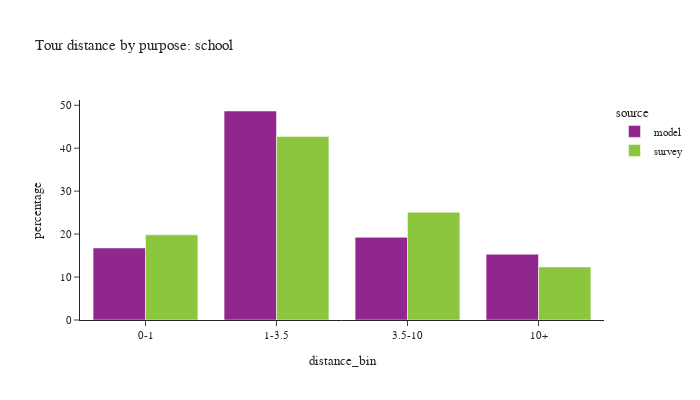

Notebook code cell kept with this figure:
### Code cell
plot_bins(tour, tour['pdpurp'] == 2, 'school')

### Figure 1 — Plotly figure (JSON) as saved in the notebook; plotly's stock layout.template omitted (floating-point values rounded to 4 significant figures)
{"data": [{"alignmentgroup": "True", "customdata": [[101315], [293870], [116233], [92535]], "hovertemplate": "source=model<br>distance_bin=%{x}<br>percentage=%{y}<br>sample count=%{customdata[0]}<extra></extra>", "legendgroup": "model", "marker": {"color": "#91268F", "pattern": {"shape": ""}}, "name": "model", "offsetgroup": "model", "orientation": "v", "showlegend": true, "textposition": "auto", "type": "bar", "x": ["0-1", "1-3.5", "3.5-10", "10+"], "xaxis": "x", "y": [16.78, 48.66, 19.25, 15.32], "yaxis": "y"}, {"alignmentgroup": "True", "customdata": [[172], [284], [138], [60]], "hovertemplate": "source=survey<br>distance_bin=%{x}<br>percentage=%{y}<br>sample count=%{customdata[0]}<extra></extra>", "legendgroup": "survey", "marker": {"color": "#8CC63E", "pattern": {"shape": ""}}, "name": "survey", "offsetgroup": "survey", "orientation": "v", "showlegend": true, "textposition": "auto", "type": "bar", "x": ["0-1", "1-3.5", "3.5-10", "10+"], "xaxis": "x", "y": [19.83, 42.73, 25.08, 12.36], "yaxis": "y"}], "layout": {"barmode": "group", "font": {"size": 11}, "height": 400, "legend": {"title": {"text": "source"}, "tracegroupgap": 0}, "title": {"text": "Tour distance by purpose: school"}, "width": 700, "xaxis": {"anchor": "y", "domain": [0.0, 1.0], "title": {"text": "distance_bin"}}, "yaxis": {"anchor": "x", "domain": [0.0, 1.0], "title": {"text": "percentage"}}}}
